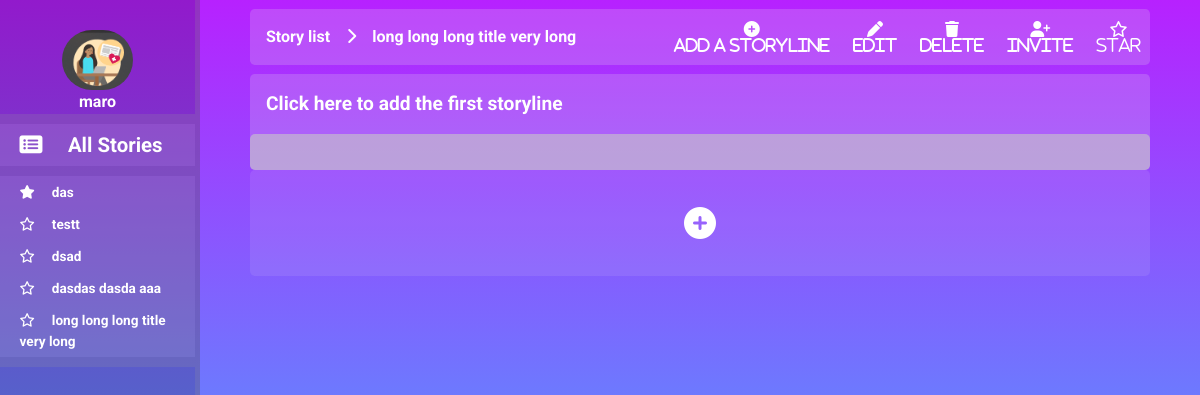
/story/46 (signed in), run on an earlier commit of the app's database.
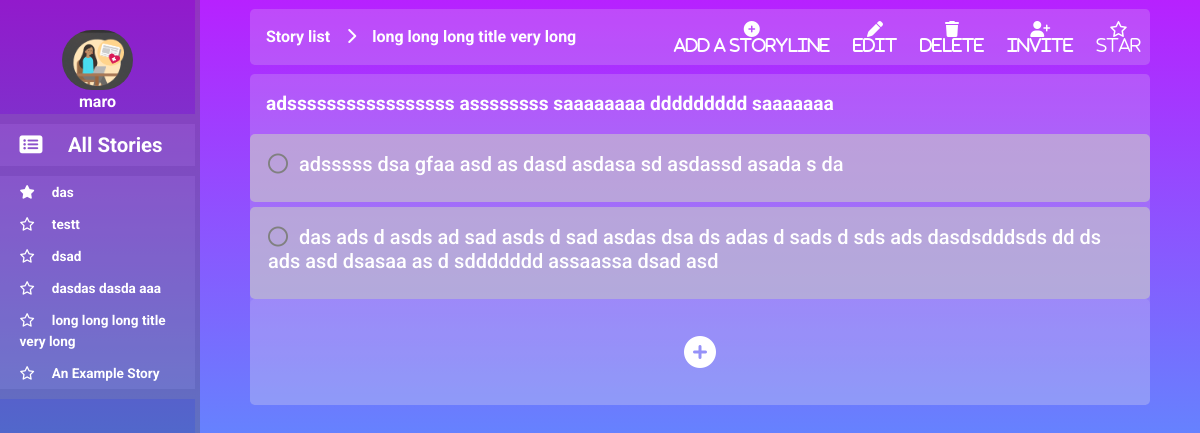
And on a later commit of the database.
### myapp/models.py (models this page shows, shortened)
class Story(models.Model):
    author = models.ForeignKey('auth.User',on_delete=models.PROTECT)
    title = models.TextField(max_length=200)
    created_date = models.DateTimeField(default=timezone.now)
    description =  models.TextField(max_length=500,default='', blank=True)
    uuid = models.UUIDField(default=uuid.uuid4, editable=False, primary_key=False)
    members = models.ManyToManyField('auth.User',related_name='member')
    short = models.TextField(max_length=8,default='')

class Storyline(models.Model):
    story = models.ForeignKey('myapp.Story',related_name='storylines',on_delete=models.CASCADE)
    author = models.ForeignKey('auth.User',on_delete=models.PROTECT)
    created_date = models.DateTimeField(default=timezone.now)
    description = models.TextField(max_length=1000)
    title = models.TextField(max_length=200)

class StoryEvent(models.Model):
    storyline = models.ForeignKey('myapp.Storyline',related_name='events',on_delete=models.CASCADE)
    title = models.TextField(max_length=200)
    author = models.ForeignKey('auth.User',on_delete=models.PROTECT)
    created_date = models.DateTimeField(default=timezone.now)
    completed = models.BooleanField(default=False)
    completed_date = models.DateTimeField(null=True, blank=True)
    text = models.TextField(max_length=200, blank=True)

### myapp/views.py (the view)
# urls.py: path('story/<int:pk>',views.StoryDetailView.as_view(),name='story_detail'),
class StoryDetailView(LoginRequiredMixin, DetailView):
    model = Story
    queryset = Story.objects.all()
    def get_context_data(self, **kwargs):
        context = super(StoryDetailView, self).get_context_data(**kwargs)
        context['form'] = EventCommentForm
        return context

### myapp/backend.py (called while the page is built)
    def get_user(self, user_id):
        try:
            user = UserModel.objects.get(pk=user_id)
        except UserModel.DoesNotExist:
            return None
        return user if self.user_can_authenticate(user) else None

### myapp/templates/myapp/story_detail.html (shortened to what this page needs)
{% extends 'myapp/base.html' %}
{% block body_block %}
{% load fullurl %}
{%  if story in user.userprofile.member_of.all  %}
<div class="top-bar">
   <div class="crumbs">
      <a href="{% url 'myapp:story_list' %}">Story list</a>
      <i class="fas fa-chevron-right"></i>
      {{story.title}}
   </div>
   <div>
      {% if user == story.author %}
          <a class="fas fa-plus-circle button top-bar__button    "  href="{% url 'myapp:addstoryline' pk=story.pk %}">
             <p>Add a storyline</p>
          </a>
          <a class="fas fa-pen button top-bar__button" href="{% url 'myapp:updatestory'  pk=story.pk %}">
             <p>Edit</p>
          </a>
          <a class="fas fa-trash button top-bar__button" href="{% url 'myapp:story_delete' pk=story.pk %}">
             <p>Delete</p>
          </a>
          <a class="fas fa-user-plus button top-bar__button">
             <p>Invite</p>
          </a>
      {% else %}
          <a class="fas fa-user-slash button top-bar__button "href="{% fullurl 'myapp:remove_member' pk=story.pk %}">
             <p>Remove yourself</p>
          </a>
      {% endif %}
      {% if story in user.userprofile.starred.all  %}
          <a class=" button fas fa-star top-bar__button" href="{% url 'myapp:story_unstarr'  pk=story.pk %}" >
             <p>Unstar</p>
          </a>
      {% else  %}
          <a class="button  far fa-star top-bar__button" href="{% url 'myapp:story_starr'  pk=story.pk %}" >
             <p>Star</p>
          </a>
      {% endif %}
   </div>
</div>
<div class="storyline-container">
   {% for storyline in story.storylines.all %}
   <div class="storyline">
      <div class="storyline-content">
         <div class="storyline-header">
            <span class="storyline-header__title">{{storyline.title}}</span>
         </div>
         <div class="events-container">
            {% for event in storyline.events.all %}
            {% if event.completed == False %}
            <div class="event" >
               <h5 >
                  <span  href="#">
                  <i class="complete far {% if event.completed %} fa-check-circle{%else%} fa-circle{% endif %}" data-href="{% url 'myapp:complete_toggle' pk=event.pk %}" data-id="{{event.pk}}"></i>
                  </span>
                  <span class="event-title">{{ event.title }}</span>
               </h5>
            </div>
            {% endif %}
            {% endfor %}
         </div>
         {% if user == story.author %}
         <a href="{% url 'myapp:addevent' pk=storyline.pk %}">
            <div class="add_eventb">
               <i class="fas fa-plus-circle btn-story btn-story-last "></i>
            </div>
         </a>
         {% endif %}
      </div>
   </div>
   {% empty %}
   {% if user == story.author %}
   <a href="{% url 'myapp:addstoryline' pk=story.pk %}" class="storyline storyline-last">
      <div class="storyline-content">
         <div class="storyline-header">
            <span class="storyline-header__title">Click here to add the first storyline</span>
         </div>
         <div class="container-events">
            <div class="event" >
            </div>
         </div>
      </div>
      <div href="#">
         <div class="add_eventb">
            <i class="fas fa-plus-circle btn-story btn-story-last "></i>
         </div>
      </div>
</div>
{% endif %}
{% endfor %}
</div>
{% else %}
Listen here you little shit
{% endif %}
{% endblock %}

### myapp/templates/myapp/base.html (shortened to what this page needs)
<!DOCTYPE html>
{% load staticfiles %}
<html lang="en" dir="ltr">
   <head>
      <link rel="stylesheet" href="https://stackpath.bootstrapcdn.com/bootstrap/4.4.1/css/bootstrap.min.css">
      <link rel="stylesheet" href="//cdn.jsdelivr.net/npm/medium-editor@latest/dist/css/medium-editor.min.css" type="text/css" media="screen" charset="utf-8">
      <link rel="stylesheet" href="{% static 'css/style.css' %}">
   </head>
   <body>
      <div class="main-container">
         <nav>
            {% if user.is_authenticated %}
            <a class="profile" href="#">
               <div>
                  <img class="profile__avatar" src="{{ user.userprofile.profile_pic.url }}" alt="Av"/>
                  <div class="profile__name">{{user.userprofile.name}}
                  </div>
               </div>
            </a>
            <div class="nav__divider"></div>
            <div class="nav__link ">
               <a class="nav__link--big"  href="{% url 'myapp:story_list' %}">
               <i    class="nav__icon fas fa-list-alt" ></i>
               <span class="nav__text">All Stories</span>
               </a>
            </div>
            <div class="nav__divider"></div>
            {% if user.userprofile.starred.all  %}
            {% for starred in user.userprofile.starred.all %}
            <div class="nav__link ">
               <a href="{% url 'myapp:story_detail' pk=starred.pk %}" >
               <i class="nav__icon fas fa-star"></i>
               <span class="nav__text">{{starred.title}}</span>
               </a>
            </div>
            {% endfor %}
            {% endif %}
            {% for story in user.userprofile.member_of.all %}
            {% if story not in user.userprofile.starred.all %}
            <div class="nav__link ">
               <a href="{% url 'myapp:story_detail' pk=story.pk %}" class=" ">
                    <i class="nav__icon far fa-star"></i>
               <span class="nav__text">{{story.title}}</span>
               </a>
            </div>
            {% endif %}
            {% endfor %}
            <div class="nav__divider"></div>
            {% endif %}
         </nav>
         <div class="main-content">
            {% block body_block %}
            {% endblock %}
         </div>
      </div>
   </body>
</html>

What changed in the data, as far as the page shows it:
added Story: title "An Example Story"
added Storyline: title "adsssssssssssssssss assssssss saaaaaaaa ddddddddd saaaaaaa"
added StoryEvent: completed False (drawn), title "adsssss dsa gfaa asd as dasd asdasa sd asdassd asada s da"
added StoryEvent: completed False (drawn), title "das ads d asds ad sad asds d sad asdas dsa ds adas d sads d sds ads dasdsdddsds dd ds ads asd dsasaa as d sddddddd assaassa dsad asd"
Also different on the page:
text no longer shown: "Click here to add the first storyline"
